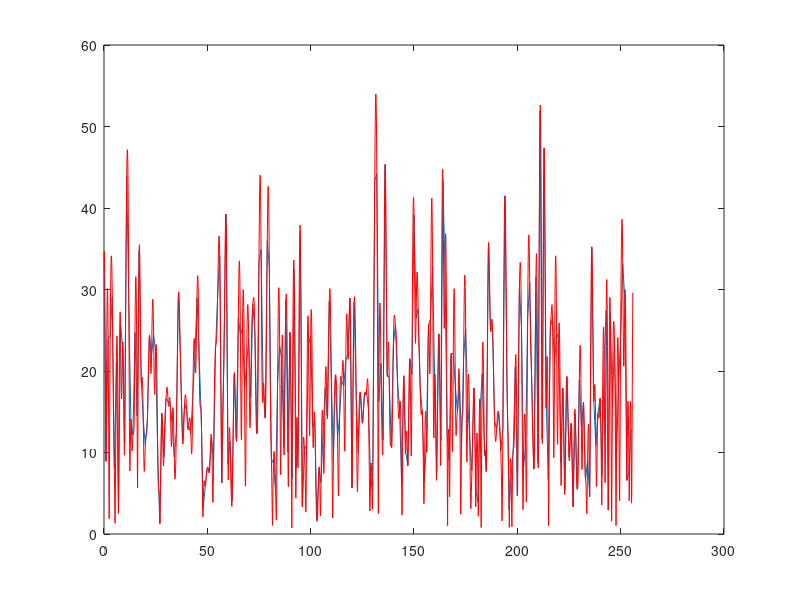
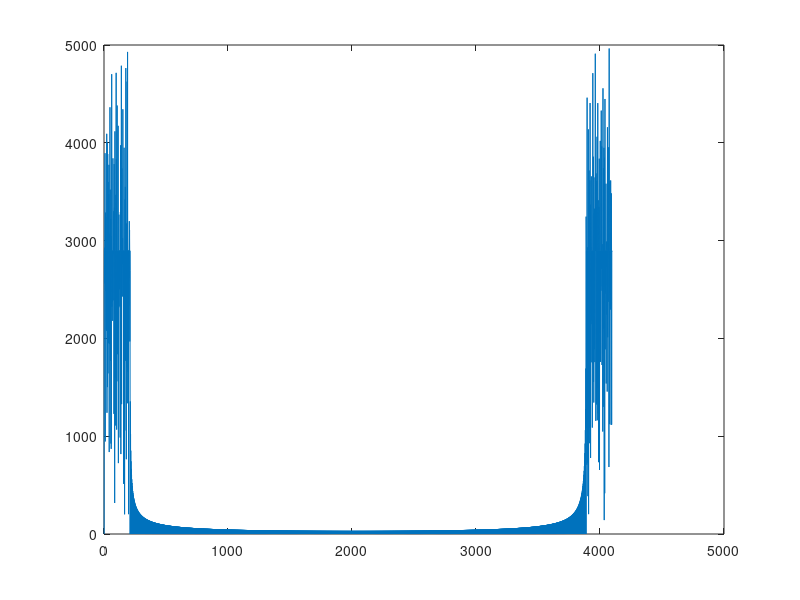

These figures' MATLAB source, in order:

Na=26*4;N=256;
X=[0; sign(randn(Na,1))+j*sign(randn(Na,1)); zeros(N-2*Na-1,1); sign(randn(Na,1))+j*sign(randn(Na,1))];
x=length(X)*ifft(X);
figure(1), plot([0:length(x)-1],abs(x)),hold
Y=[X(1:Na+1); zeros(N*7,1); X(Na+2:end)];
y=length(Y)*ifft(Y); 
figure(1), plot([0:length(y)-1]/8,abs(y),'r')
figure(3), plot(abs(fft(y,1024*4)))
% [max(abs(x)) max(abs(y)) 20*log10(max(abs(y))/std(y))]
